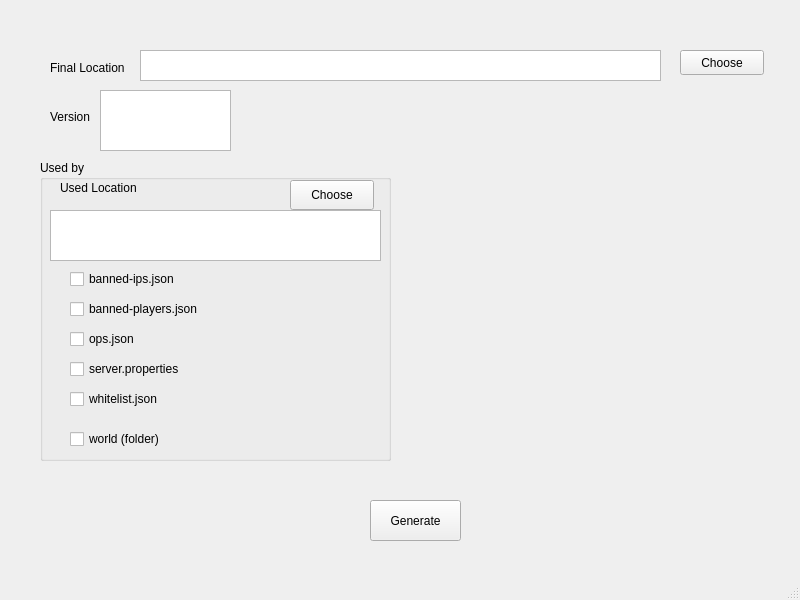
<?xml version="1.0" encoding="UTF-8"?>
<ui version="4.0">
 <class>MainWindow</class>
 <widget class="QMainWindow" name="MainWindow">
  <property name="geometry">
   <rect>
    <x>0</x>
    <y>0</y>
    <width>800</width>
    <height>600</height>
   </rect>
  </property>
  <property name="windowTitle">
   <string>MainWindow</string>
  </property>
  <widget class="QWidget" name="centralwidget">
   <widget class="QGroupBox" name="groupBox">
    <property name="geometry">
     <rect>
      <x>40</x>
      <y>160</y>
      <width>351</width>
      <height>301</height>
     </rect>
    </property>
    <property name="title">
     <string>Used by</string>
    </property>
    <widget class="QLabel" name="label_3">
     <property name="geometry">
      <rect>
       <x>20</x>
       <y>20</y>
       <width>91</width>
       <height>16</height>
      </rect>
     </property>
     <property name="text">
      <string>Used Location</string>
     </property>
    </widget>
    <widget class="QTextEdit" name="textEdit_3">
     <property name="geometry">
      <rect>
       <x>10</x>
       <y>50</y>
       <width>331</width>
       <height>51</height>
      </rect>
     </property>
    </widget>
    <widget class="QPushButton" name="pushButton_2">
     <property name="geometry">
      <rect>
       <x>250</x>
       <y>20</y>
       <width>84</width>
       <height>30</height>
      </rect>
     </property>
     <property name="text">
      <string>Choose</string>
     </property>
    </widget>
    <widget class="QCheckBox" name="checkBox">
     <property name="geometry">
      <rect>
       <x>30</x>
       <y>110</y>
       <width>141</width>
       <height>18</height>
      </rect>
     </property>
     <property name="text">
      <string>banned-ips.json</string>
     </property>
    </widget>
    <widget class="QCheckBox" name="checkBox_2">
     <property name="geometry">
      <rect>
       <x>30</x>
       <y>170</y>
       <width>141</width>
       <height>18</height>
      </rect>
     </property>
     <property name="text">
      <string>ops.json</string>
     </property>
    </widget>
    <widget class="QCheckBox" name="checkBox_3">
     <property name="geometry">
      <rect>
       <x>30</x>
       <y>140</y>
       <width>141</width>
       <height>18</height>
      </rect>
     </property>
     <property name="text">
      <string>banned-players.json</string>
     </property>
    </widget>
    <widget class="QCheckBox" name="checkBox_4">
     <property name="geometry">
      <rect>
       <x>30</x>
       <y>200</y>
       <width>141</width>
       <height>18</height>
      </rect>
     </property>
     <property name="text">
      <string>server.properties</string>
     </property>
    </widget>
    <widget class="QCheckBox" name="checkBox_5">
     <property name="geometry">
      <rect>
       <x>30</x>
       <y>230</y>
       <width>141</width>
       <height>18</height>
      </rect>
     </property>
     <property name="text">
      <string>whitelist.json</string>
     </property>
    </widget>
    <widget class="QCheckBox" name="checkBox_6">
     <property name="geometry">
      <rect>
       <x>30</x>
       <y>270</y>
       <width>141</width>
       <height>18</height>
      </rect>
     </property>
     <property name="text">
      <string>world (folder)</string>
     </property>
    </widget>
   </widget>
   <widget class="QTextEdit" name="textEdit_2">
    <property name="geometry">
     <rect>
      <x>140</x>
      <y>50</y>
      <width>521</width>
      <height>31</height>
     </rect>
    </property>
   </widget>
   <widget class="QLabel" name="label">
    <property name="geometry">
     <rect>
      <x>50</x>
      <y>110</y>
      <width>56</width>
      <height>14</height>
     </rect>
    </property>
    <property name="text">
     <string>Version</string>
    </property>
   </widget>
   <widget class="QLabel" name="label_2">
    <property name="geometry">
     <rect>
      <x>50</x>
      <y>60</y>
      <width>81</width>
      <height>16</height>
     </rect>
    </property>
    <property name="text">
     <string>Final Location</string>
    </property>
   </widget>
   <widget class="QPushButton" name="pushButton">
    <property name="geometry">
     <rect>
      <x>680</x>
      <y>50</y>
      <width>84</width>
      <height>25</height>
     </rect>
    </property>
    <property name="text">
     <string>Choose</string>
    </property>
   </widget>
   <widget class="QPushButton" name="pushButton_3">
    <property name="geometry">
     <rect>
      <x>370</x>
      <y>500</y>
      <width>91</width>
      <height>41</height>
     </rect>
    </property>
    <property name="text">
     <string>Generate</string>
    </property>
   </widget>
   <widget class="QListWidget" name="listWidget">
    <property name="geometry">
     <rect>
      <x>100</x>
      <y>90</y>
      <width>131</width>
      <height>61</height>
     </rect>
    </property>
   </widget>
  </widget>
  <widget class="QMenuBar" name="menubar">
   <property name="geometry">
    <rect>
     <x>0</x>
     <y>0</y>
     <width>800</width>
     <height>25</height>
    </rect>
   </property>
  </widget>
  <widget class="QStatusBar" name="statusbar"/>
 </widget>
 <resources/>
 <connections/>
</ui>
